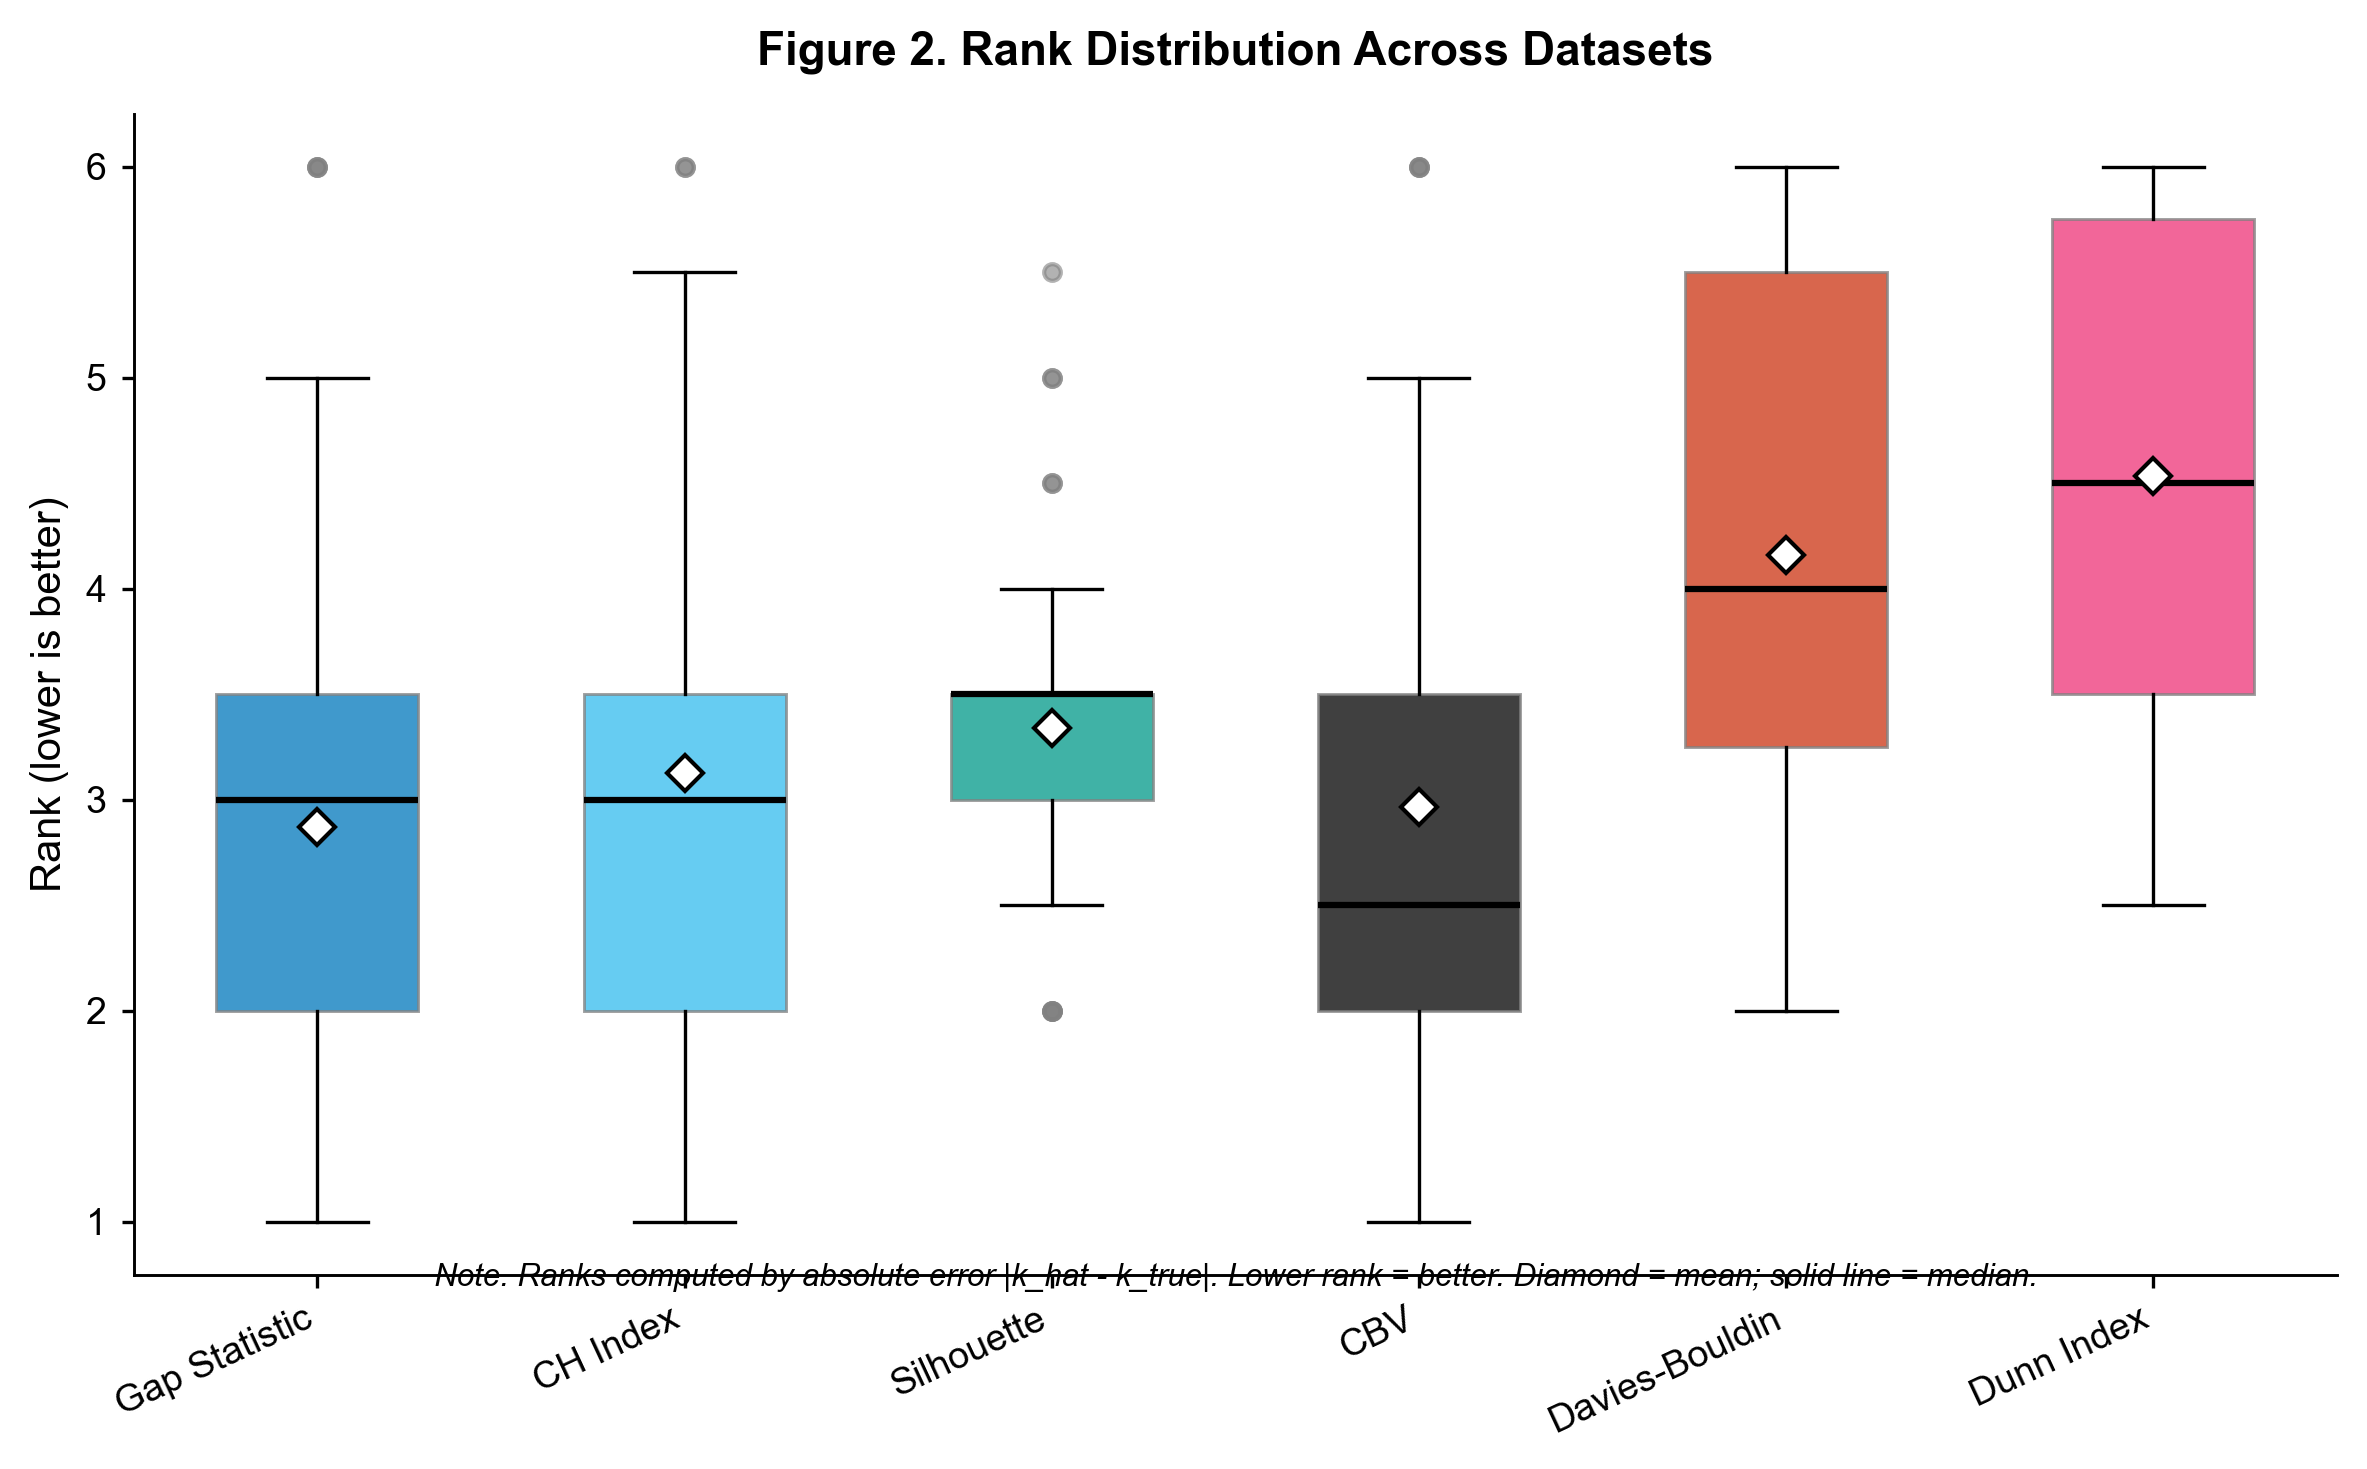

Write Python code to recreate this figure.
#!/usr/bin/env python3
"""
Figure 2 -- Rank Distribution (box plot)
=========================================
Box plot of rank distribution per CV index across all 31 datasets.
Lower rank = better (rank 1 = smallest |k_hat - k_true|).

Usage:
    uv run python figure2_rank_distribution.py

Output:
    figure2_rank_distribution.png (300 DPI)

LaTeX:
    \\begin{figure}[t]
        \\centering
        \\includegraphics[width=\\textwidth]{figures/figure2_rank_distribution.png}
        \\caption{Rank Distribution Across Datasets}
        \\label{fig:rank-dist}
    \\end{figure}
"""

import csv
import os
import matplotlib
matplotlib.use("Agg")
import matplotlib.pyplot as plt
import numpy as np

# ---------------------------------------------------------------------------
# 1. Load per-dataset results
# ---------------------------------------------------------------------------
BASE = os.path.dirname(os.path.abspath(__file__))
RESULTS_CSV = os.path.join(BASE, "..", "results", "per_dataset_results.csv")

# Indices to include (6, excluding DUD)
INDEX_COLS = [
    ("Gap Statistic",  "Gap Statistic_k",  "Gap Statistic_correct"),
    ("CH Index",       "CH Index_k",       "CH Index_correct"),
    ("Silhouette",     "Silhouette_k",     "Silhouette_correct"),
    ("CBV",            "CBV_k",            "CBV_correct"),
    ("Davies-Bouldin", "Davies-Bouldin_k", "Davies-Bouldin_correct"),
    ("Dunn Index",     "Dunn Index_k",     "Dunn Index_correct"),
]

records: list[dict] = []
with open(RESULTS_CSV, encoding="utf-8") as f:
    reader = csv.DictReader(f)
    for row in reader:
        records.append(row)

# ---------------------------------------------------------------------------
# 2. Compute ranks per dataset
# ---------------------------------------------------------------------------
# For each dataset, compute |k_hat - k_true| for all 6 indices, then rank.
# Use fractional (average) ranking for ties: same error -> same rank (mean).
def rank_array(values):
    """Return fractional ranks (1=best)."""
    n = len(values)
    order = np.argsort(values)
    ranks = np.empty(n, dtype=float)
    i = 0
    while i < n:
        j = i
        while j < n and values[order[j]] == values[order[i]]:
            j += 1
        avg_rank = (i + 1 + j) / 2.0   # average of tied positions
        for k in range(i, j):
            ranks[order[k]] = avg_rank
        i = j
    return ranks

index_names: list[str] = []
rank_matrix: list[list[float]] = []  # list of index -> list of ranks across datasets

for name, k_col, _ in INDEX_COLS:
    index_names.append(name)
    ranks_for_index = []
    for rec in records:
        k_true = int(rec["k_true"])
        k_est = int(rec[k_col])
        err = abs(k_est - k_true)
        ranks_for_index.append(err)  # store error first
    rank_matrix.append(ranks_for_index)

# Now compute per-dataset ranks
all_ranks: dict[str, list[float]] = {name: [] for name, _, _ in INDEX_COLS}
for i in range(len(records)):
    errors = []
    for name, k_col, _ in INDEX_COLS:
        k_true = int(records[i]["k_true"])
        k_est = int(records[i][k_col])
        errors.append(abs(k_est - k_true))
    ranks = rank_array(np.array(errors))
    for j, (name, _, _) in enumerate(INDEX_COLS):
        all_ranks[name].append(ranks[j])

# ---------------------------------------------------------------------------
# 3. Plot
# ---------------------------------------------------------------------------
plt.rcParams.update({
    "font.family": "sans-serif",
    "font.sans-serif": ["Arial", "Helvetica", "DejaVu Sans"],
    "font.size": 10,
    "axes.titlesize": 11,
    "axes.labelsize": 10,
    "xtick.labelsize": 9,
    "ytick.labelsize": 9,
})

CB_PALETTE = ["#0077BB", "#33BBEE", "#009988", "#EE7733", "#CC3311", "#EE3377",
              "#BBBBBB", "#000000"]
box_colors = list(CB_PALETTE[:len(index_names)])
# Make CBV box black
for i, nm in enumerate(index_names):
    if nm == "CBV":
        box_colors[i] = "#000000"

fig, ax = plt.subplots(figsize=(8, 5))

data = [all_ranks[nm] for nm in index_names]

# Customize box properties
bp = ax.boxplot(data, tick_labels=index_names, patch_artist=True,
                widths=0.55, showmeans=True,
                meanprops=dict(marker="D", markerfacecolor="white",
                               markeredgecolor="black", markersize=6),
                medianprops=dict(color="black", linewidth=1.5),
                flierprops=dict(marker="o", markerfacecolor="gray",
                                markersize=4, markeredgecolor="gray",
                                alpha=0.6),
                whiskerprops=dict(linewidth=0.8),
                capprops=dict(linewidth=0.8),
                )

for patch, color in zip(bp["boxes"], box_colors):
    patch.set_facecolor(color)
    patch.set_alpha(0.75)
    patch.set_edgecolor("gray")
    patch.set_linewidth(0.7)

# APA 7 styling
ax.set_ylabel("Rank (lower is better)")
ax.set_xticklabels(index_names, rotation=25, ha="right")

ax.spines["top"].set_visible(False)
ax.spines["right"].set_visible(False)
ax.spines["left"].set_linewidth(0.7)
ax.spines["bottom"].set_linewidth(0.7)
ax.tick_params(axis="both", which="both", length=3)
ax.set_yticks(np.arange(1, 7, 1))

ax.set_title("Figure 2. Rank Distribution Across Datasets",
             fontweight="bold", pad=12)

fig.text(0.5, -0.01,
         "Note. Ranks computed by absolute error |k_hat - k_true|. "
         "Lower rank = better. Diamond = mean; solid line = median.",
         ha="center", fontsize=7.5, fontstyle="italic",
         transform=ax.transAxes)

plt.tight_layout()

out_path = os.path.join(BASE, "figure2_rank_distribution.png")
fig.savefig(out_path, dpi=300, bbox_inches="tight")
print(f"Saved: {out_path}")
plt.close(fig)
